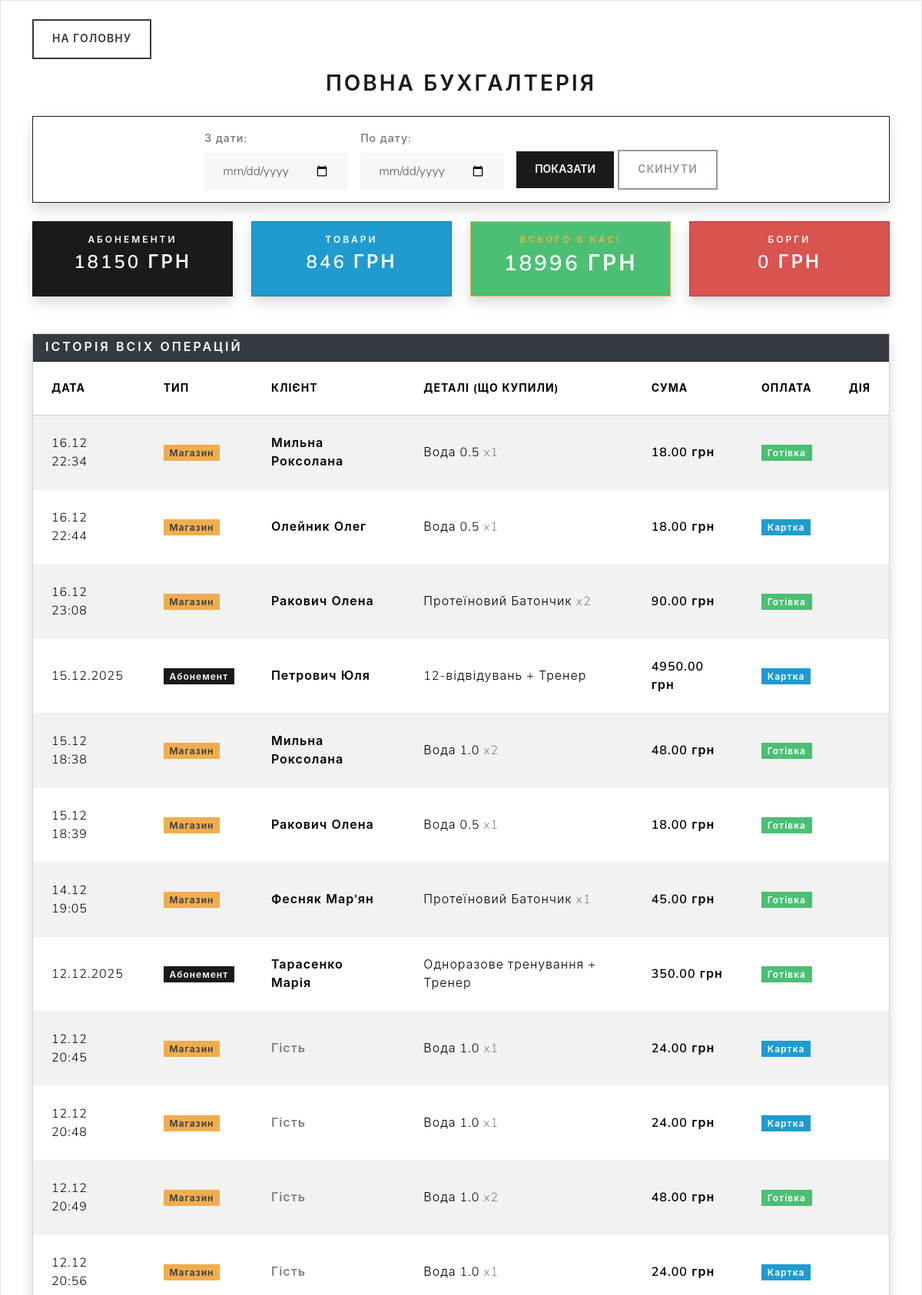
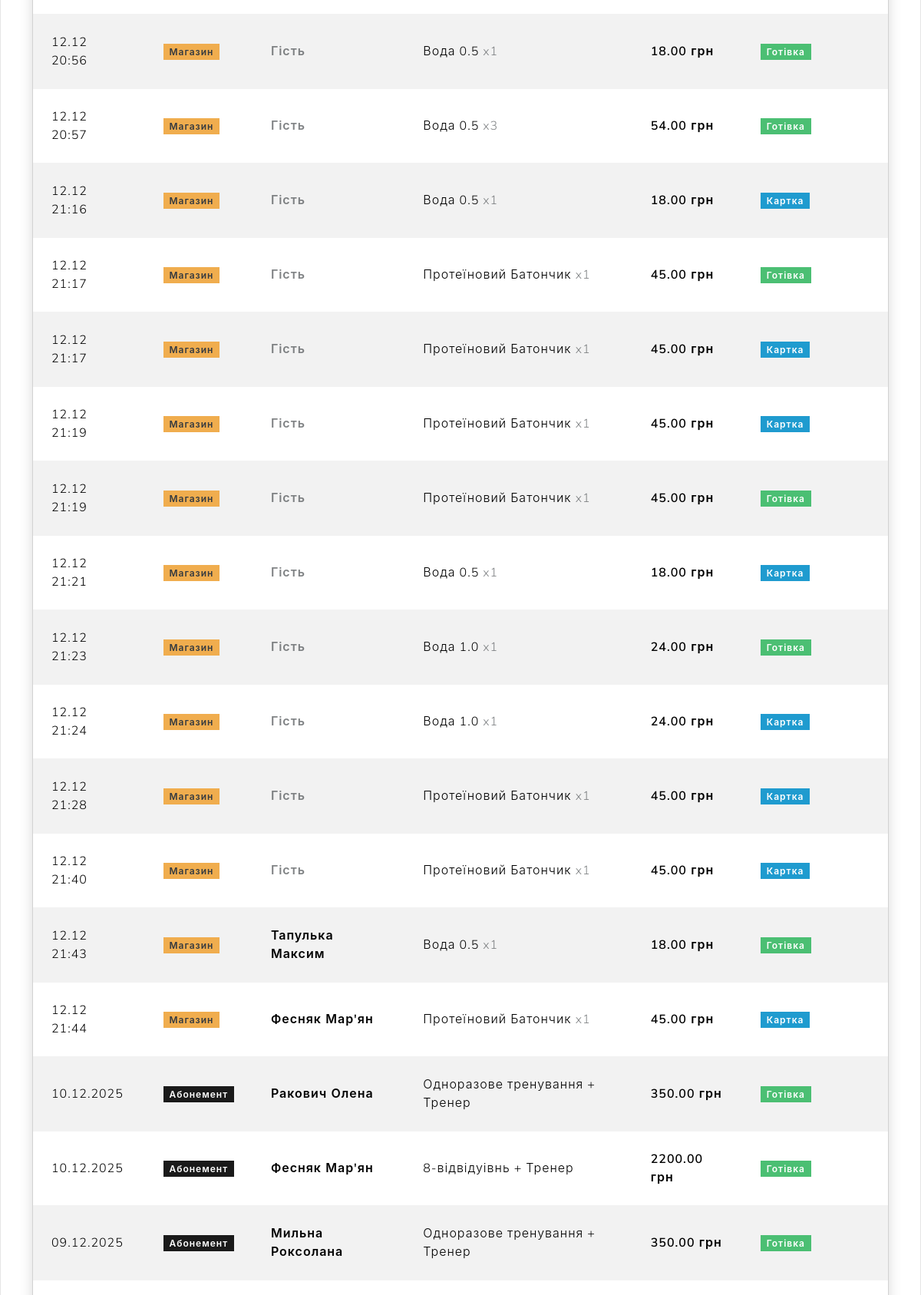
Page /reports (upper part) on the committed database (2 pictures, top to bottom).
### abonements/models.py (models this page shows, shortened)
class ProductSale(models.Model):
    client = models.ForeignKey(Client,on_delete=models.CASCADE,verbose_name="Клієнт", null=True, blank=True)
    product = models.ForeignKey(Product,on_delete=models.PROTECT,verbose_name="Товар ")
    date=models.DateTimeField(verbose_name="Дата покупки: ")
    amount=models.IntegerField(default=0,verbose_name="Кількість")
    price=models.DecimalField(max_digits=10,decimal_places=2,verbose_name="Ціна")
    types_of_payment=[
        ('cash','Готівка'),
        ('card','Карта'),
        ('no_paid','НЕ оплачено!')
    ]
    method_payment = models.CharField(
        max_length=10,
        choices=types_of_payment,
        default='card',
        verbose_name='Спосіб оплати'
    )

class Product(models.Model):
    name = models.CharField(max_length=100,verbose_name="Товар ",unique=True)
    price=models.DecimalField(max_digits=10,decimal_places=2,verbose_name="Ціна")
    quantity=models.IntegerField(default=0,verbose_name='Залишок товару')
    class Meta:
        verbose_name =" Товар "
        verbose_name_plural ="Кількість товару"

class ClientAbonement(models.Model):
    client = models.ForeignKey(Client,on_delete=models.CASCADE,verbose_name="Клієнт")
    trainer = models.ForeignKey(Trainer, on_delete=models.SET_NULL, null=True, blank=True, verbose_name="Тренер")
    abonement=models.ForeignKey(Abonements,on_delete=models.PROTECT,verbose_name="Тип абонемета")
    purchase_date=models.DateField(default=timezone.now,verbose_name="Дата покупки")
    start_date=models.DateField(verbose_name="Дата початку")
    end_date=models.DateField(verbose_name="Дата закінчення")
    price=models.DecimalField(max_digits=10,decimal_places=2,verbose_name="Ціна")
    visits_left=models.IntegerField(default=0,verbose_name="Залишилось візитів")
    types_of_payment = [
        ('cash','Готівка'),
        ('card','Карта'),
    ]
    method_payment = models.CharField(
        max_length=10,
        choices=types_of_payment,
        default='card',
        verbose_name='Спосіб оплати'
    )
    class Meta:
        verbose_name =" Абонемент клієнта "
        verbose_name_plural ="Всі абонементи"

class Abonements(models.Model):
    name=models.CharField(max_length=100, verbose_name="Абонемент: ")
    price=models.DecimalField(max_digits=10,decimal_places=2,verbose_name="Ціна")
    duration_days=models.IntegerField(default=30,verbose_name="Тривалість абонемента:")
    visit_count=models.IntegerField(default=0,verbose_name="К-сть візитів")
    class Meta:
        verbose_name =" Тип абонемета"
        verbose_name_plural ="Тип абонементів"

### clients/models.py (models this page shows, shortened)
class Client(models.Model):
     firstname=models.CharField(max_length=255, verbose_name=" Ім'я клієнта: ")
     lastname=models.CharField(max_length=255, verbose_name=" Прізвище клієнта:")
     phone=models.CharField(max_length=12,unique=True,verbose_name="Телефон:")
     trainer=models.ForeignKey(Trainer ,on_delete=models.SET_NULL,null=True,blank=True,verbose_name="Тренер")
     class Meta:
         verbose_name ="Клієнт"
         verbose_name_plural ="Клієнти"

### attendance/views.py (the view)
# urls.py: path('reports', reports, name='reports_page'),
def reports(request):
    date_from = request.GET.get('date_from')
    date_to = request.GET.get('date_to')
    abonement_sales = ClientAbonement.objects.all()
    product_sales = ProductSale.objects.all()
    if date_from:
        abonement_sales = abonement_sales.filter(purchase_date__gte=date_from)
        product_sales = product_sales.filter(date__date__gte=date_from)
    if date_to:
        abonement_sales = abonement_sales.filter(purchase_date__lte=date_to)
        product_sales = product_sales.filter(date__date__lte=date_to)
    sum_abonements = get_total(abonement_sales)
    sum_products_real = get_total(product_sales.exclude(method_payment='no_paid'))
    total_debt = get_total(product_sales.filter(method_payment='no_paid'))
    total_money = sum_abonements + sum_products_real
    for a in abonement_sales:
        a.type = 'abonement'
        a.date_sort = a.purchase_date
    for p in product_sales:
        p.type = 'product'
        p.date_sort = p.date.date()
    combined_history = sorted(
        chain(abonement_sales, product_sales),
        key=attrgetter('date_sort'),
        reverse=True
    )
    return render(request, 'reports.html', {
        'history': combined_history,
        'total_money': total_money,
        'sum_abonements': sum_abonements,
        'sum_products': sum_products_real,
        'total_debt': total_debt,
        'date_from': date_from,
        'date_to': date_to
    })

### attendance/views.py (called while the page is built)
def get_total(queryset):
    result = queryset.aggregate(total=Sum('price'))
    return result['total'] or 0

### templates/reports.html (shortened to what this page needs)
<!DOCTYPE html>
<html>
<head>
    <link rel="stylesheet" href="https://cdn.jsdelivr.net/npm/bootswatch@5.3.0/dist/lux/bootstrap.min.css">
</head>
<body class="bg-light">
    <div class="container mt-4">
        <a href="/check_in"class="btn btn-outline-dark mb-3"> На головну</a>
        <h2 class="text-center mb-4 text-uppercase fw-bold"> Повна бухгалтерія</h2>
         <div class="card shadow mb-4 border-primary">
            <div class="card-body bg-white">
                <form method="get" class="row g-3 align-items-end justify-content-center">
                    <div class="col-auto">
                        <label class="form-label fw-bold text-muted small">З дати:</label>
                        <input type="date" name="date_from" class="form-control" value="{{ date_from }}">
                    </div>
                    <div class="col-auto">
                        <label class="form-label fw-bold text-muted small"> По дату:</label>
                        <input type="date" name="date_to" class="form-control" value="{{ date_to }}">
                    </div>
                    <div class="col-auto">
                        <button type="submit" class="btn btn-primary fw-bold">
                             Показати
                        </button>
                        <a href="reports" class="btn btn-outline-secondary">
                             Скинути
                        </a>
                    </div>
                </form>
            </div>
        </div>
        <div class="row text-center mb-5">
            <div class="col-md-3">
                <div class="card bg-primary text-white shadow h-100">
                    <div class="card-body">
                        <h6> АБОНЕМЕНТИ</h6>
                        <h3>{{ sum_abonements }} грн</h3>
                    </div>
                </div>
            </div>
            <div class="col-md-3">
                <div class="card bg-info text-white shadow h-100">
                    <div class="card-body">
                        <h6> ТОВАРИ</h6>
                        <h3>{{ sum_products }} грн</h3>
                    </div>
                </div>
            </div>
            <div class="col-md-3">
                <div class="card bg-success text-white shadow border-warning h-100">
                    <div class="card-body">
                        <h6 class="text-warning fw-bold"> ВСЬОГО В КАСІ</h6>
                        <h2 class="fw-bold">{{ total_money }} грн</h2>
                    </div>
                </div>
            </div>
            <div class="col-md-3">
                <div class="card bg-danger text-white shadow h-100">
                    <div class="card-body">
                        <h6> БОРГИ</h6>
                        <h3>{{ total_debt }} грн</h3>
                    </div>
                </div>
            </div>
        </div>
        <div class="card shadow">
            <div class="card-header bg-dark text-white">
                <h5 class="m-0"> Історія всіх операцій</h5>
            </div>
            <div class="card-body p-0">
                <table class="table table-striped align-middle mb-0">
                    <thead class="table-light">
                        <tr>
                            <th>Дата</th>
                            <th>Тип</th>
                            <th>Клієнт</th>
                            <th>Деталі (Що купили)</th>
                            <th>Сума</th>
                            <th>Оплата</th>
                            <th class="text-end">Дія</th>
                        </tr>
                    </thead>
                    <tbody>
                        {% for item in history %}
                        <tr>
                            <td>
                                {% if item.type == 'abonement' %}
                                    {{ item.purchase_date|date:"d.m.Y" }}
                                {% else %}
                                    {{ item.date|date:"d.m H:i" }}
                                {% endif %}
                            </td>
                            <td>
                                {% if item.type == 'abonement' %}
                                    <span class="badge bg-primary">Абонемент</span>
                                {% else %}
                                    <span class="badge bg-warning text-dark">Магазин</span>
                                {% endif %}
                            </td>
                            <td class="fw-bold">
                                {% if item.client %}
                                    {{ item.client.lastname }} {{ item.client.firstname }}
                                {% else %}
                                    <span class="text-muted">Гість</span>
                                {% endif %}
                            </td>
                            <td>
                                {% if item.type == 'abonement' %}
                                    {{ item.abonement.name }}
                                    {% if item.trainer %} + Тренер {% endif %}
                                {% else %}
                                    {{ item.product.name }} <span class="text-muted">x{{ item.amount }}</span>
                                {% endif %}
                            </td>
                            <td class="fw-bold">{{ item.price }} грн</td>
                            <td>
                                {% if item.method_payment == 'cash' %}
                                    <span class="badge bg-success">Готівка</span>
                                {% elif item.method_payment == 'card' %}
                                    <span class="badge bg-info">Картка</span>
                                {% elif item.method_payment == 'no_paid' %}
                                    <span class="badge bg-danger">БОРГ</span>
                                {% endif %}
                            </td>
                            <td class="text-end">
                            </td>
                        </tr>
                        {% endfor %}
                    </tbody>
                </table>
            </div>
        </div>
        <br><br>
    </div>
</body>
</html>

### rows in the picture
ProductSale: date "16.12 22:34", shows "Магазин", client.lastname "Мильна", client.firstname "Роксолана", product.name "Вода 0.5", amount "1", price "18.00", method_payment "Готівка"
ProductSale: date "16.12 22:44", shows "Магазин", client.lastname "Олейник", client.firstname "Олег", product.name "Вода 0.5", amount "1", price "18.00", method_payment "Картка"
ProductSale: date "16.12 23:08", shows "Магазин", client.lastname "Ракович", client.firstname "Олена", product.name "Протеїновий Батончик", amount "2", price "90.00", method_payment "Готівка"
ClientAbonement: purchase_date "15.12.2025", shows "Абонемент", client.lastname "Петрович", client.firstname "Юля", abonement.name "12-відвідувань", shows "+ Тренер", price "4950.00", method_payment "Картка"
ProductSale: date "15.12 18:38", shows "Магазин", client.lastname "Мильна", client.firstname "Роксолана", product.name "Вода 1.0", amount "2", price "48.00", method_payment "Готівка"
ProductSale: date "15.12 18:39", shows "Магазин", client.lastname "Ракович", client.firstname "Олена", product.name "Вода 0.5", amount "1", price "18.00", method_payment "Готівка"
ProductSale: date "14.12 19:05", shows "Магазин", client.lastname "Фесняк", client.firstname "Мар'ян", product.name "Протеїновий Батончик", amount "1", price "45.00", method_payment "Готівка"
ClientAbonement: purchase_date "12.12.2025", shows "Абонемент", client.lastname "Тарасенко", client.firstname "Марія", abonement.name "Одноразове тренування", shows "+ Тренер", price "350.00", method_payment "Готівка"
ProductSale: date "12.12 20:45", shows "Магазин", shows "Гість", product.name "Вода 1.0", amount "1", price "24.00", method_payment "Картка"
ProductSale: date "12.12 20:48", shows "Магазин", shows "Гість", product.name "Вода 1.0", amount "1", price "24.00", method_payment "Картка"
ProductSale: date "12.12 20:49", shows "Магазин", shows "Гість", product.name "Вода 1.0", amount "2", price "48.00", method_payment "Готівка"
ProductSale: date "12.12 20:56", shows "Магазин", shows "Гість", product.name "Вода 1.0", amount "1", price "24.00", method_payment "Картка"
ProductSale: date "12.12 20:56", shows "Магазин", shows "Гість", product.name "Вода 0.5", amount "1", price "18.00", method_payment "Готівка"
ProductSale: date "12.12 20:57", shows "Магазин", shows "Гість", product.name "Вода 0.5", amount "3", price "54.00", method_payment "Готівка"
ProductSale: date "12.12 21:16", shows "Магазин", shows "Гість", product.name "Вода 0.5", amount "1", price "18.00", method_payment "Картка"
ProductSale: date "12.12 21:17", shows "Магазин", shows "Гість", product.name "Протеїновий Батончик", amount "1", price "45.00", method_payment "Готівка"
ProductSale: date "12.12 21:17", shows "Магазин", shows "Гість", product.name "Протеїновий Батончик", amount "1", price "45.00", method_payment "Картка"
ProductSale: date "12.12 21:19", shows "Магазин", shows "Гість", product.name "Протеїновий Батончик", amount "1", price "45.00", method_payment "Картка"
ProductSale: date "12.12 21:19", shows "Магазин", shows "Гість", product.name "Протеїновий Батончик", amount "1", price "45.00", method_payment "Готівка"
ProductSale: date "12.12 21:21", shows "Магазин", shows "Гість", product.name "Вода 0.5", amount "1", price "18.00", method_payment "Картка"
ProductSale: date "12.12 21:23", shows "Магазин", shows "Гість", product.name "Вода 1.0", amount "1", price "24.00", method_payment "Готівка"
ProductSale: date "12.12 21:24", shows "Магазин", shows "Гість", product.name "Вода 1.0", amount "1", price "24.00", method_payment "Картка"
ProductSale: date "12.12 21:28", shows "Магазин", shows "Гість", product.name "Протеїновий Батончик", amount "1", price "45.00", method_payment "Картка"
ProductSale: date "12.12 21:40", shows "Магазин", shows "Гість", product.name "Протеїновий Батончик", amount "1", price "45.00", method_payment "Картка"
ProductSale: date "12.12 21:43", shows "Магазин", client.lastname "Тапулька", client.firstname "Максим", product.name "Вода 0.5", amount "1", price "18.00", method_payment "Готівка"
ProductSale: date "12.12 21:44", shows "Магазин", client.lastname "Фесняк", client.firstname "Мар'ян", product.name "Протеїновий Батончик", amount "1", price "45.00", method_payment "Картка"
ClientAbonement: purchase_date "10.12.2025", shows "Абонемент", client.lastname "Ракович", client.firstname "Олена", abonement.name "Одноразове тренування", shows "+ Тренер", price "350.00", method_payment "Готівка"
ClientAbonement: purchase_date "10.12.2025", shows "Абонемент", client.lastname "Фесняк", client.firstname "Мар'ян", abonement.name "8-відвідуівнь", shows "+ Тренер", price "2200.00", method_payment "Готівка"
ClientAbonement: purchase_date "09.12.2025", shows "Абонемент", client.lastname "Мильна", client.firstname "Роксолана", abonement.name "Одноразове тренування", shows "+ Тренер", price "350.00", method_payment "Готівка"

### other values in the picture
{{ sum_abonements }} "18150"
{{ sum_products }} "846"
{{ total_money }} "18996"
{{ total_debt }} "0"
